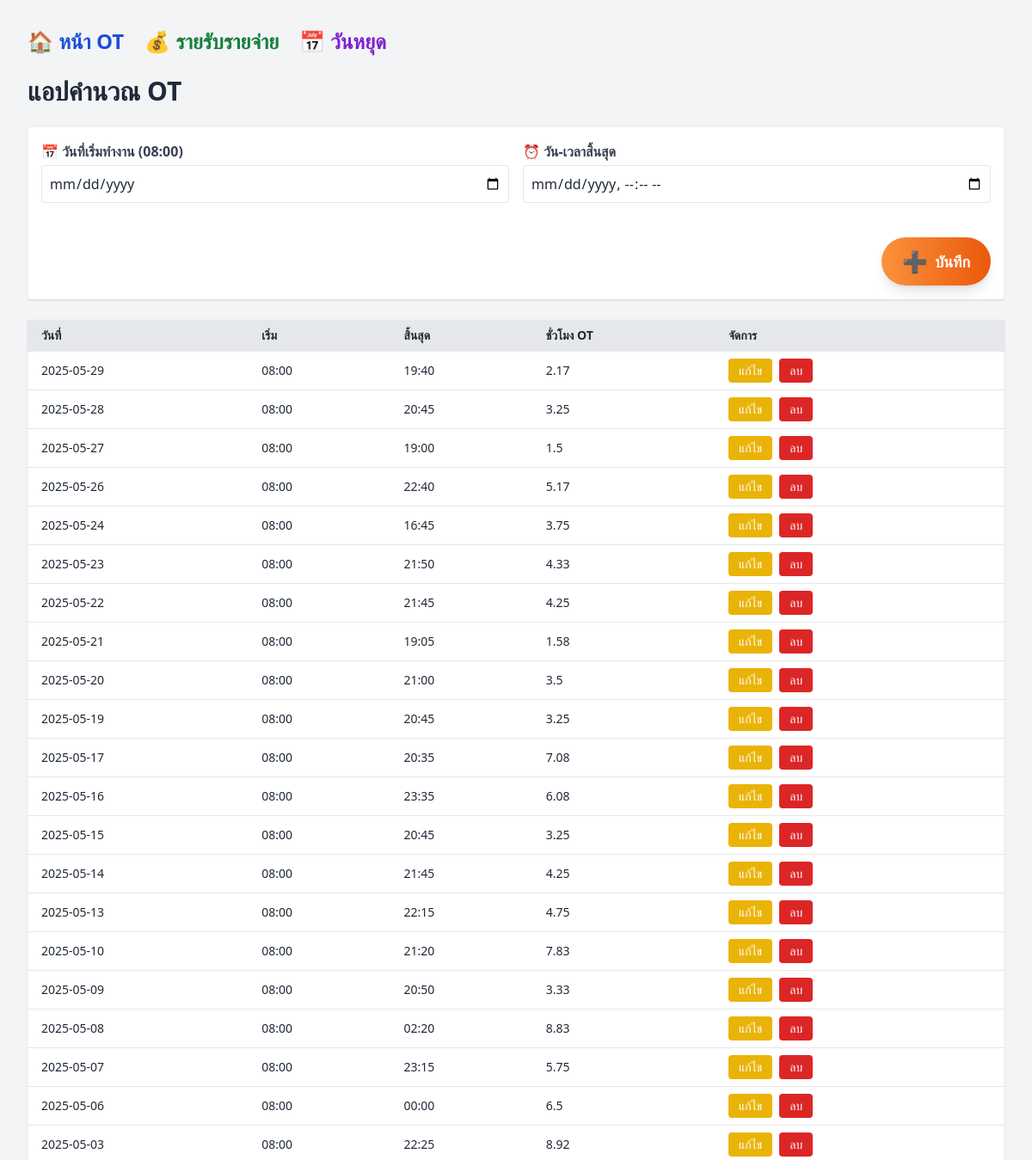
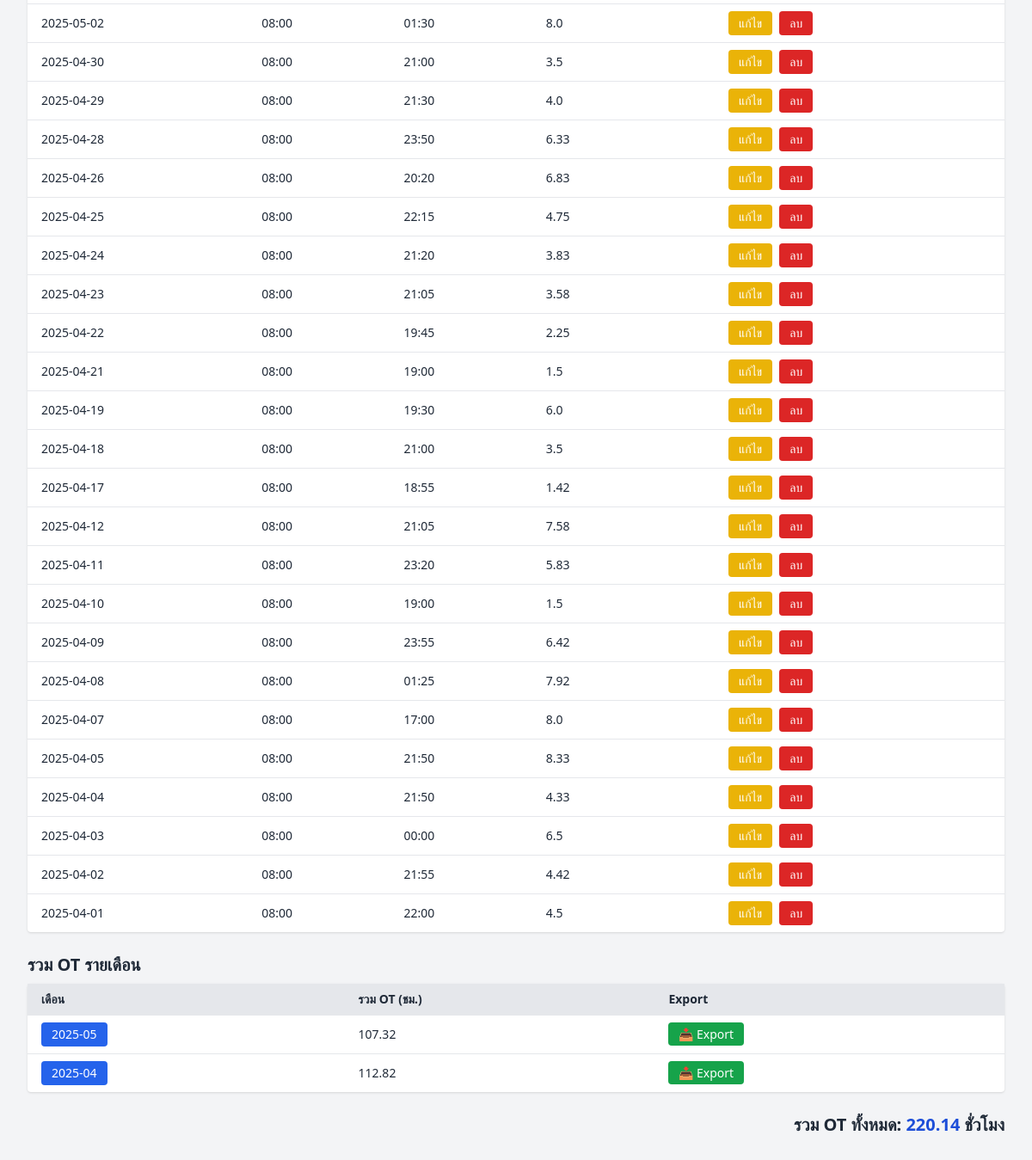
The page /index on the database as committed earlier (2 pictures, top to bottom).
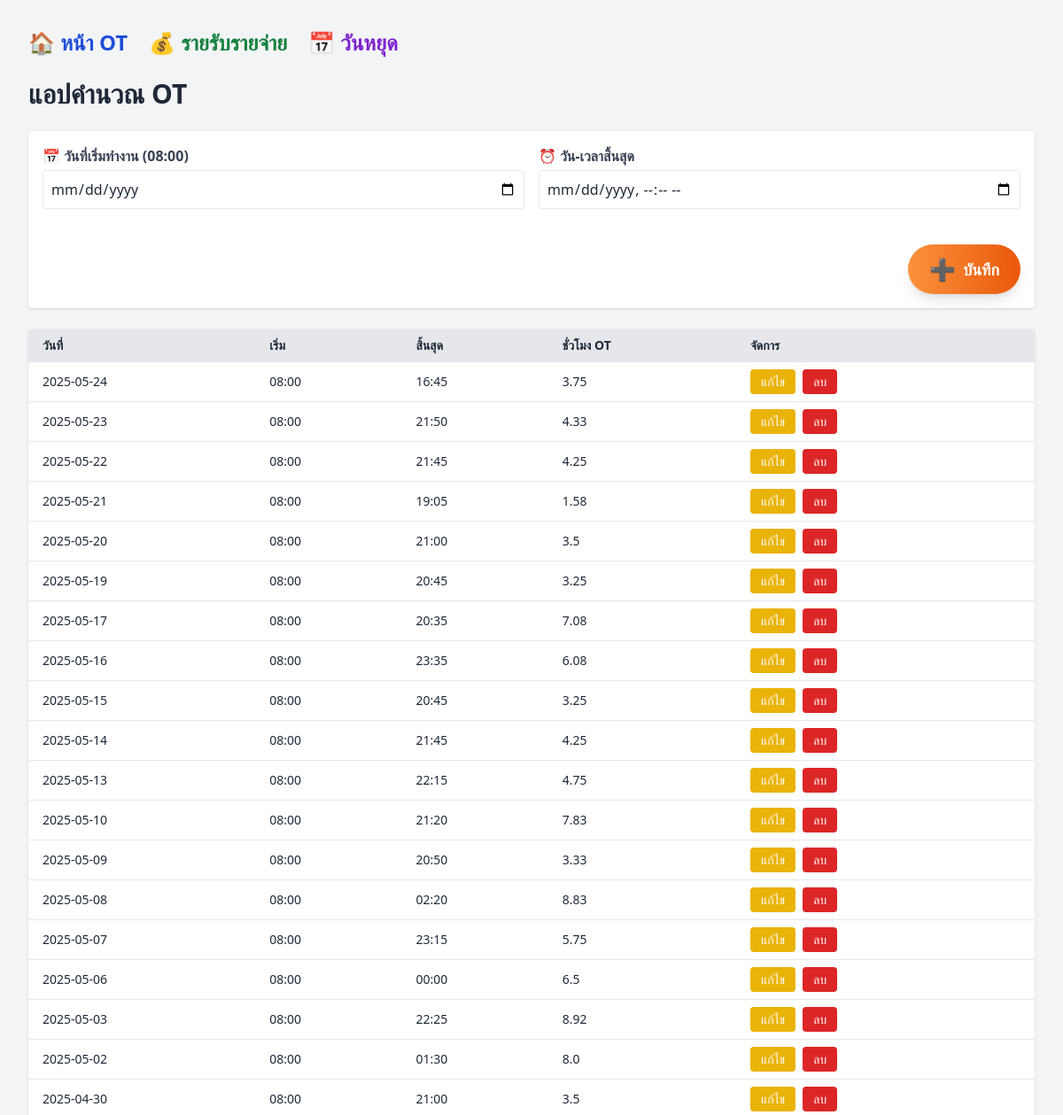
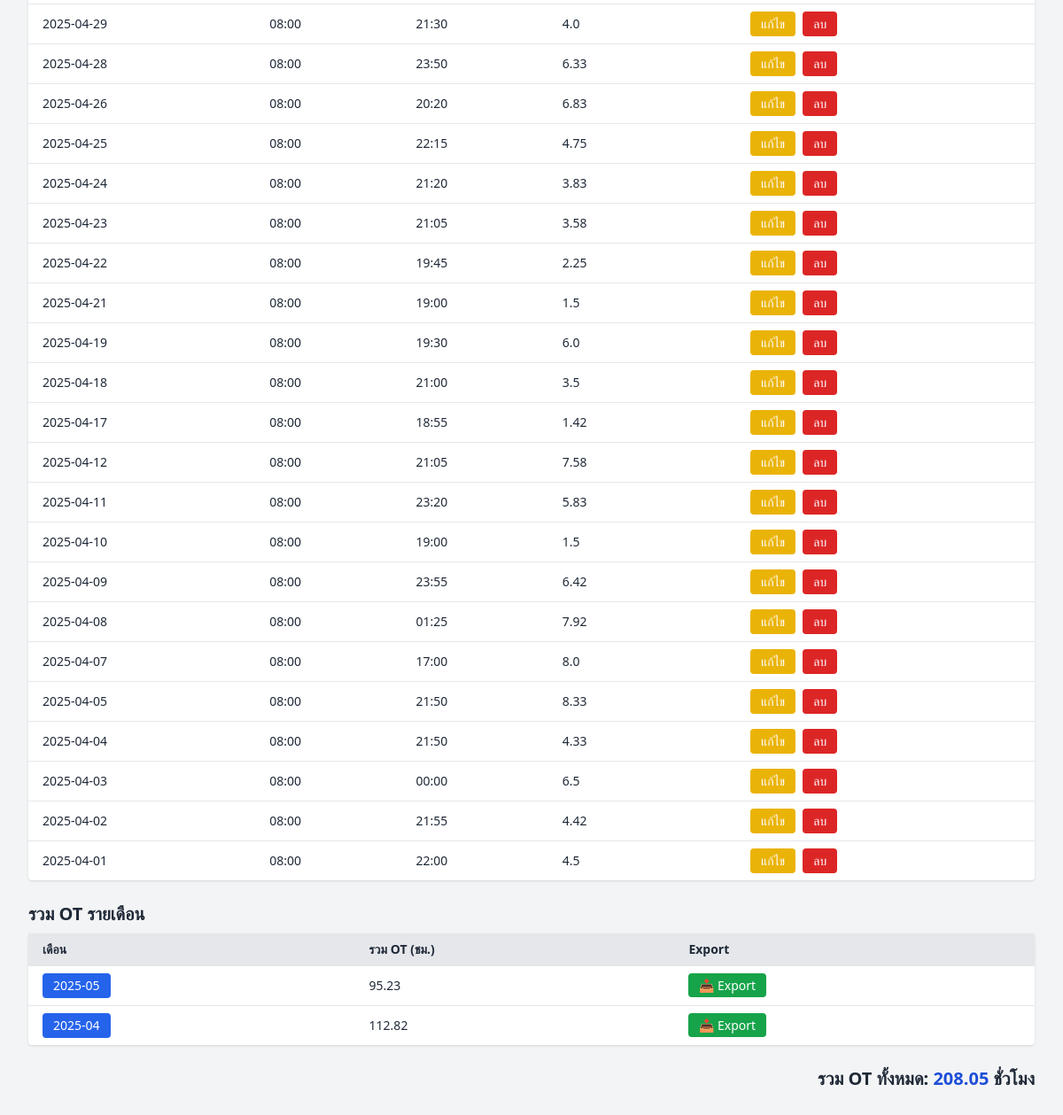
The same page on the database as committed later (2 pictures, top to bottom).
### tables this page shows
CREATE TABLE ot_records (
            id INTEGER PRIMARY KEY AUTOINCREMENT,
            work_date TEXT,
            start_time TEXT,
            end_time TEXT,
            ot_hours REAL
        );

### app.py (the view, shortened to what this page needs)
@app.route('/index', methods=['GET', 'POST'])
def index():
    conn = get_db_connection()
    sort_order = request.args.get('sort', 'desc')
    order_sql = 'ORDER BY work_date DESC' if sort_order == 'desc' else 'ORDER BY work_date ASC'
    records = conn.execute(f'SELECT * FROM ot_records {order_sql}').fetchall()
    total_ot = conn.execute('SELECT SUM(ot_hours) FROM ot_records').fetchone()[0] or 0
    monthly_ot = conn.execute('''
                              SELECT strftime('%Y-%m', work_date) AS month, SUM(ot_hours) AS total
                              FROM ot_records
                              GROUP BY month
                              ORDER BY month DESC
                              ''').fetchall()
    conn.close()
    return render_template('index.html', records=records, total_ot=round(total_ot, 2),
                           sort_order=sort_order, monthly_ot=monthly_ot)

### app.py (called while the page is built)
def get_db_connection():
    conn = sqlite3.connect(DB_FILE)
    conn.row_factory = sqlite3.Row
    return conn

### templates/index.html (shortened to what this page needs)
<!DOCTYPE html>
<html lang="th">
<head>
  <script src="{{ url_for('static', filename='js/tailwind.min.js') }}"></script>
</head>
<body class="p-8 bg-gray-100 text-gray-800">
  <nav class="flex gap-6 mb-6 text-2xl font-bold">
  <a href="{{ url_for('index') }}" class="text-blue-700 hover:text-blue-900">🏠 หน้า OT</a>
  <a href="{{ url_for('income_expense') }}" class="text-green-700 hover:text-green-900">💰 รายรับรายจ่าย</a><a href="{{ url_for('manage_holidays') }}" class="text-purple-700 hover:text-purple-900">📅 วันหยุด</a>
</nav>
  <h1 class="text-3xl font-bold mb-6">แอปคำนวณ OT</h1>
  <form method="post" class="bg-white p-4 rounded shadow mb-6 grid grid-cols-1 gap-4">
    <div class="grid grid-cols-1 md:grid-cols-2 gap-4 mb-6">
      <div>
        <label for="work_date" class="block mb-1 font-semibold text-gray-700">📅 วันที่เริ่มทำงาน (08:00)</label>
        <input type="date" id="work_date" name="work_date"
          class="w-full border rounded p-2 focus:ring-2 focus:ring-orange-400" required>
      </div>
      <div>
        <label for="end_time" class="block mb-1 font-semibold text-gray-700">⏰ วัน-เวลาสิ้นสุด</label>
        <input type="datetime-local" id="end_time" name="end_time"
          class="w-full border rounded p-2 focus:ring-2 focus:ring-orange-400" required>
      </div>
    </div>
    <div class="flex justify-end">
      <button type="submit"
        class="flex items-center gap-2 px-6 py-3 text-lg font-semibold text-white bg-gradient-to-r from-orange-400 to-orange-600 rounded-full shadow-lg hover:from-orange-500 hover:to-orange-700 transition-all">
        <span class="text-2xl">➕</span>
        <span>บันทึก</span>
      </button>
    </div>
  </form>
  <table class="w-full bg-white shadow rounded table-auto text-sm mb-6">
    <thead class="bg-gray-200 text-left">
      <tr>
        <th class="px-4 py-2">วันที่</th>
        <th class="px-4 py-2">เริ่ม</th>
        <th class="px-4 py-2">สิ้นสุด</th>
        <th class="px-4 py-2">ชั่วโมง OT</th>
        <th class="px-4 py-2">จัดการ</th>
      </tr>
    </thead>
    <tbody>
      {% for r in records %}
      <tr class="border-t hover:bg-gray-50">
        <td class="px-4 py-2">{{ r['work_date'] }}</td>
        <td class="px-4 py-2">{{ r['start_time'][11:16] }}</td>
        <td class="px-4 py-2">{{ r['end_time'][11:16] }}</td>
        <td class="px-4 py-2">{{ r['ot_hours'] }}</td>
        <td class="px-4 py-2 flex gap-2">
            <form action="{{ url_for('edit_ot', id=r['id']) }}" method="get">
  <button type="submit" class="px-3 py-1 bg-yellow-500 text-white rounded hover:bg-yellow-600">
    แก้ไข
  </button>
</form>
          <button onclick="showModal({{ r['id'] }}, '{{ r['work_date'] }}', '{{ r['start_time'][11:16] }}', '{{ r['end_time'][11:16] }}', {{ r['ot_hours'] }})"
                  class="px-3 py-1 bg-red-600 text-white rounded hover:bg-red-700">
            ลบ
          </button>
        </td>
      </tr>
      {% endfor %}
    </tbody>
  </table>
  <h2 class="mt-6 text-xl font-semibold">รวม OT รายเดือน</h2>
<table class="w-full mt-2 bg-white shadow rounded table-auto text-sm">
  <thead class="bg-gray-200 text-left">
    <tr>
      <th class="px-4 py-2">เดือน</th>
      <th class="px-4 py-2">รวม OT (ชม.)</th>
      <th class="px-4 py-2">Export</th>
    </tr>
  </thead>
  <tbody>
    {% for m in monthly_ot %}
    <tr class="border-t hover:bg-gray-50">
      <td class="px-4 py-2">
        <form action="{{ url_for('month_view', year_month=m['month']) }}" method="get">
          <button type="submit" class="text-white bg-blue-600 hover:bg-blue-700 px-3 py-1 rounded">
            {{ m['month'] }}
          </button>
        </form>
      </td>
      <td class="px-4 py-2">{{ m['total'] | round(2) }}</td>
      <td class="px-4 py-2">
        <a href="{{ url_for('export_month_csv', year_month=m['month']) }}"
           class="text-sm px-3 py-1 rounded bg-green-600 text-white hover:bg-green-700">
          📥 Export
        </a>
      </td>
    </tr>
    {% endfor %}
  </tbody>
</table>
  <div class="mt-6 text-right text-xl font-bold">
    รวม OT ทั้งหมด: <span class="text-blue-700">{{ total_ot }}</span> ชั่วโมง
  </div>
</body>
</html>

Rows that differ between the two databases and show on the page:
removed ot_records: work_date "2025-05-29", start_time "08:00", end_time "19:40", ot_hours "2.17"
removed ot_records: work_date "2025-05-28", start_time "08:00", end_time "20:45", ot_hours "3.25"
removed ot_records: work_date "2025-05-27", start_time "08:00", end_time "19:00", ot_hours "1.5"
removed ot_records: work_date "2025-05-26", start_time "08:00", end_time "22:40", ot_hours "5.17"
Other text that changed with them:
{{ total_ot }}: "220.14" → "208.05"
new list line: "2025-05 95.23 📥 Export"
list line gone: "2025-05 107.32 📥 Export"
